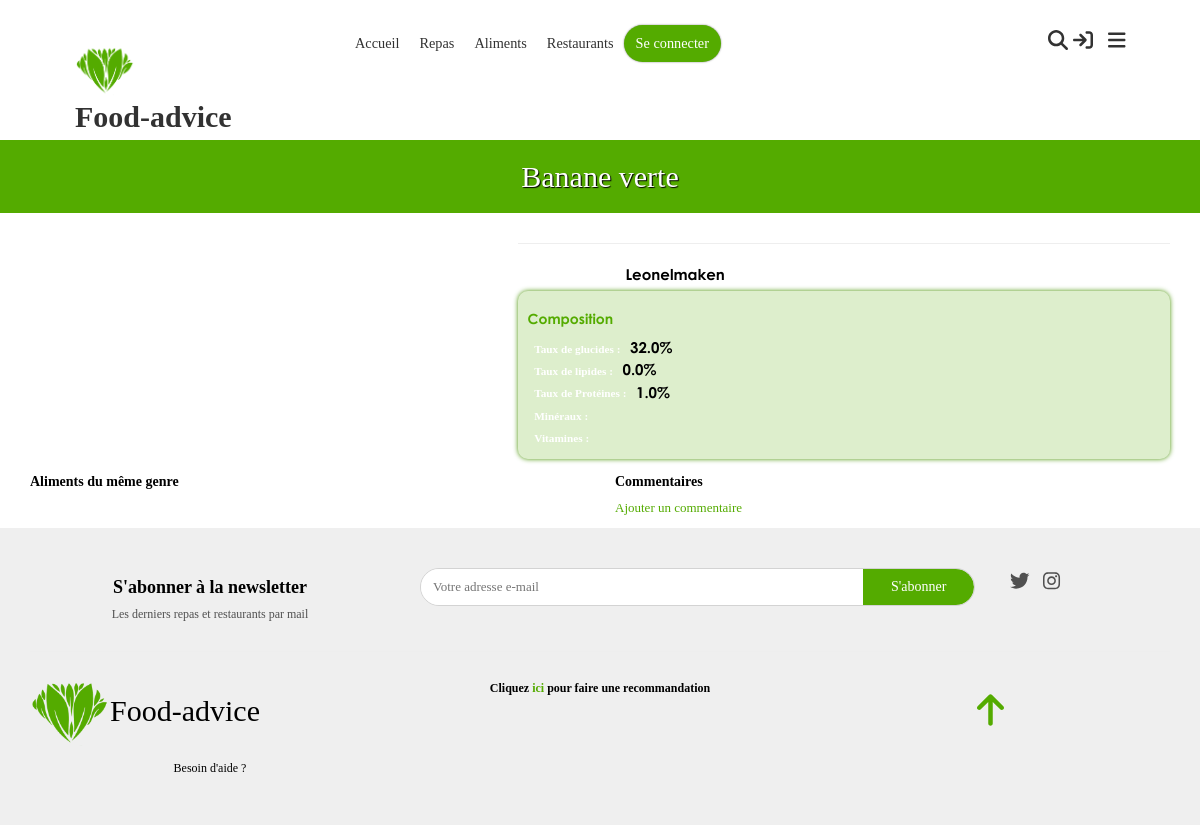
/aliments/8, run on the app's committed database.
### app/models.py (models this page shows, shortened)
class Commentable(models.Model):
    class Meta:
        abstract = True
    nom = models.CharField(max_length=50, unique=True)
    description = models.TextField(null=True, blank=True)
    image = models.FileField()
    approuve = models.BooleanField(default=False)
    contributeur = models.ForeignKey(Contributeur, models.CASCADE, null=True, blank=True)
    dateCreation = models.DateTimeField(auto_now=True)
    dateDerniereModification = models.DateTimeField(auto_now_add=True)

class Aliment(Commentable):
    uniteComptage = models.CharField(max_length=30, verbose_name="Unité de comptage", null=True, blank=True, help_text="Comment on compte l'aliment (ex:doigt pour une banane)")
    masseUnite = models.FloatField(verbose_name="Masse unité (g)", help_text="La masse en grammes d'un élément (ex: 120 pour la banage)")
    image = models.FileField(upload_to="static/images/aliments/", validators=[FileExtensionValidator(allowed_extensions=IMAGE_EXTENSIONS)])
    tauxProteines = models.FloatField(default=0, verbose_name="Taux de proteines", help_text="Taux de proteines dans 100g")
    tauxLipides = models.FloatField(default=0, verbose_name="Taux de lipides", help_text="Taux de lipides dans 100g")
    tauxGlucides = models.FloatField(default=0, verbose_name="Taux de glucides", help_text="Taux de glucides dans 100g")
    mineraux = models.CharField(max_length=255, null=True, blank=True, verbose_name="Mineraux", help_text="Motif : mineral1, minearl2, ...")
    vitamines = models.CharField(max_length=255, null=True, blank=True, verbose_name="Vitamines", help_text="Motif : vitamine1, vitamine2, ...")
    detailApports = models.TextField(null=True, blank=True, verbose_name="Détail des apports", help_text="Vertus de l'aliment")
    detailRisques = models.TextField(null=True, blank=True, verbose_name="Détail des risques", help_text="Problèmes liés à une consommation non suivie")
    type = models.ForeignKey(TypeAliment, models.CASCADE, verbose_name="Type")

class Contributeur(models.Model):
    nom = models.CharField(max_length=50, verbose_name="Nom complet")
    nomUtilisateur = models.CharField(max_length=30, verbose_name="Nom d'utilisateur", unique=True)
    motDePasse = models.CharField(max_length=255, verbose_name="Mot de passe")
    email = models.CharField(max_length=255, null=True, blank=True, verbose_name="Adresse email")
    professionnelSante = models.BooleanField(default=False, verbose_name="Professionnel de la santé")
    """
        Retourne les contributeurs professionels
    """
    """
        Nombre total de messages non lus par le contributeur, toutes les conversations confonfues
    """
    def __str__(self):
        return self.nomUtilisateur

### app/views_aliments.py (the view)
# urls.py: path("<int:id>", views_foods.show, name="show-food"),
def show(request, id):#présentation d'un aliment
    aliment = Aliment.objects.get(id=id)
    commentaires = CommentaireAliment.objects.filter(aliment=aliment).order_by("-date")
    return render(request, template_name="aliment/show.html", context={
        'aliment':aliment,
        'commentaires':commentaires
    })

### app/custom_tags_filters.py (called while the page is built)
@register.simple_tag
def css(filePath):
    return mark_safe('<link rel="stylesheet" type="text/css" href="'+settings.STATIC_URL+filePath+'"/>')

@register.simple_tag
def js(filePath):
    return mark_safe('<script type="text/javascript" src="'+settings.STATIC_URL+filePath+'"></script>')

### app/user_session.py (called while the page is built)
def isUserConnected(session):
    return session.__contains__("user_id")

def getUser(session):
    if isUserConnected(session):
        try:
            return Contributeur.objects.get(id=session["user_id"])
        except Contributeur.DoesNotExist:
            disconnectUser(session)
            return None
    else:
        return None

### context_processors.py (called while the page is built)
def globals(request):
    return {
        'appUser':getUser(request.session)
    }

### templates/aliment/show.html (shortened to what this page needs)
{% extends "base.html" %}
{% block styles %}
    {% css "css/aliment-show.css" %}
{% endblock %}
{% block body %}
    <h2 id="aliment-title">
        {{ aliment.nom }}
    </h2>
<div class="container">
    <div class="row">
        <div class="col-12 col-md-5">
        </div>
        <div class="col-12 col-md-7" id="details">
            <hr>
            {%if aliment.contributeur is not null %}
                <div>
                    <span class="label">Recommandé par : </span>
                    <span class="value">{{ aliment.contributeur }}</span>
                </div>
            {% endif %}
            <div id="composition" class="mt-3">
                <h5>Composition</h5>
                <div>
                    <span class="label">Taux de glucides : </span>
                    <span class="value">{{ aliment.tauxGlucides }}%</span>
                </div>
                <div>
                    <span class="label">Taux de lipides : </span>
                    <span class="value">{{ aliment.tauxLipides }}%</span>
                </div>
                <div>
                    <span class="label">Taux de Protéines : </span>
                    <span class="value">{{ aliment.tauxProteines }}%</span>
                </div>
                <div>
                    <span class="label">Minéraux : </span>
                </div>
                <div>
                    <span class="label">Vitamines : </span>
                </div>
            </div>
        </div>
    </div>
    <div class="row mt-3">
        <div class="col-12 col-md-6 order-2 order-md-1">
            <h5 class="title">Aliments du même genre</h5>
        </div>
        <div class="col-12 col-md-6 order-1 order-md-2">
            <h5 class="title">Commentaires</h5>
            {% if appUser is not null %}
                <span>Ajouter un commentaire</span>
                <form id="new-comment-form">
                    <textarea id="comment-text" placeholder="Votre commentaire ici"></textarea>
                    <div class="d-flex justify-content-end mt-1">
                        <button class="btn btn-primary" id="add-comment" type="button">Ajouter</button>
                    </div>
                </form>
            {% else %}
                <a id="btn-commenter" class="text-primary">Ajouter un commentaire</a>
            {% endif %}
        </div>
    </div>
</div>
{% endblock %}

### static/css/main.css (style rules this page uses)
a { text-decoration: none; color: inherit; cursor: pointer; }
.text-primary { color: #54ab00 !important; }
body { font-size: 13px; color: #505050; margin: 0; padding: 0; overflow-x: hidden; width: 100% !important; font-family: "century gothic"; }
.title { font-family: "mayeka"; font-weight: bold; color: black; }

### static/css/aliment-show.css (style rules this page uses)
#aliment-title { background: #54ab00; color: white; text-shadow: 1px 1px 1px black; font-family: "mayeka"; padding: 20px 0; text-align: center; }
.value { font-family: "century gothic Bold"; color: black; }
#details { font-size: 15px; }
#composition { margin: 5px 0; padding: 10px; background: rgba(84, 171, 0, 0.2); box-shadow: 0 0 5px #479200; border-radius: 10px; }
#composition h5 { color: #54ab00; font-family: "century gothic Bold"; }

### data on the page
Aliment: nom "Banane verte", contributeur "Leonelmaken", tauxGlucides "32.0", tauxLipides "0.0", tauxProteines "1.0"
